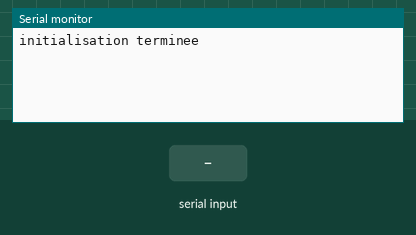
This sketch was run on a simulated Arduino Uno, built with avr-gcc and run on an emulated ATmega328P. Parts: the last lines printed to the serial monitor. The test bench sets the inputs (shaded band). At 6.8 s the program stops and its outputs stay as they are.

Above: at 1.2 s.
1.3 s: "0\n" received over Serial
At 2.0 s:
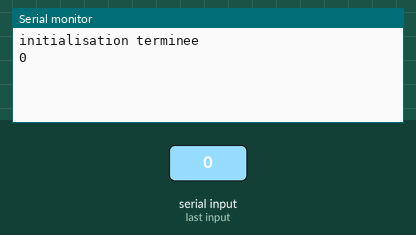
2.8 s: byte 61 ('=') received over Serial
At 3.1 s:
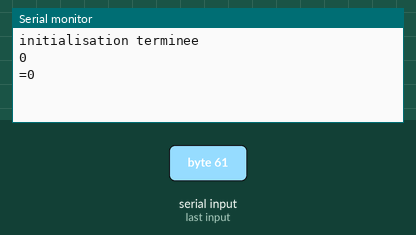
4.3 s: byte 32 (' ') received over Serial
At 5.5 s:
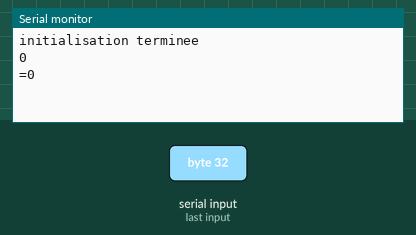
5.8 s: byte 43 ('+') received over Serial
At 6.6 s:
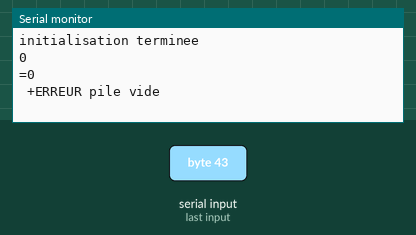

The sketch:

TME1_multi.ino
```cpp
#define MAX_PILE 30

int top;
int pile[MAX_PILE];
int tmp = 0;

void push (int n)
{
  if (top == MAX_PILE) {
   Serial.println("ERREUR Pile pleine");
   delay(1000);
   exit(0);
  }
  else {
   pile[top++] = n;
  }
}

int pop () {
 int ret = 0;
  if (top == 0) {
   Serial.println("ERREUR pile vide");
   delay(1000);
   exit(0);
 }
  else {
    ret = pile[--top];
    return ret;
  }
}

int empty() {
 return (top == 0);
}

void reset_pile() {
  top= 0;
}

void setup()
{
  Serial.begin(9600);
  Serial.println("initialisation terminee");
}


void loop() {
  int op1, op2;

  while (!Serial.available());
  char c = Serial.read();
  Serial.print((char)toupper(c));

  switch(c) {
    case '0':
    case '1':
    case '2':
    case '3':
    case '4':
    case '5':
    case '6':
    case '7':
    case '8':
    case '9':
      if (tmp == -1) {
        tmp = c - '0';
      }
      else {
        tmp = (tmp * 10) + (c-'0');
      }
      break;

    case '+':
        op2 = pop();
        op1 = pop();
        push(op1+op2);
        break;
      case '-'  :
        op2 = pop();
        op1 = pop();
        push(op1-op2);
        break;
      case '*':
        op2 = pop();
        op1 = pop();
        push(op1*op2);
        break;
      case '/':
        op2 = pop();
        op1 = pop();
        push(op1/op2);
        break;

      case '=':
        op1 = pop();
        if(empty()) {
          Serial.println(op1);
        }
        else {
          Serial.println("Erreur expression incorrecte.");
          delay(1000);
          reset_pile();
        }
        break;

      case ' ':
      case '\n':
        if (tmp != -1) {
          push(tmp);
          tmp = -1;
        }
        break;

      default:
//        Serial.print("Caractere : ");
//        Serial.println(c);
        Serial.println("Erreur caractere incorrect.");
        delay(1000);
        exit(0);
        break;
    }
//  }
}
```

Measured:
- after the input at 1.3 s, the serial monitor: prints a new line at once (image 1)
- after the input at 2.8 s, the serial monitor: prints a new line at once (image 2)
- after the input at 4.3 s, the serial monitor: prints a new line at once (image 3)
- after the input at 5.8 s, the serial monitor: prints a new line at once (image 4)
